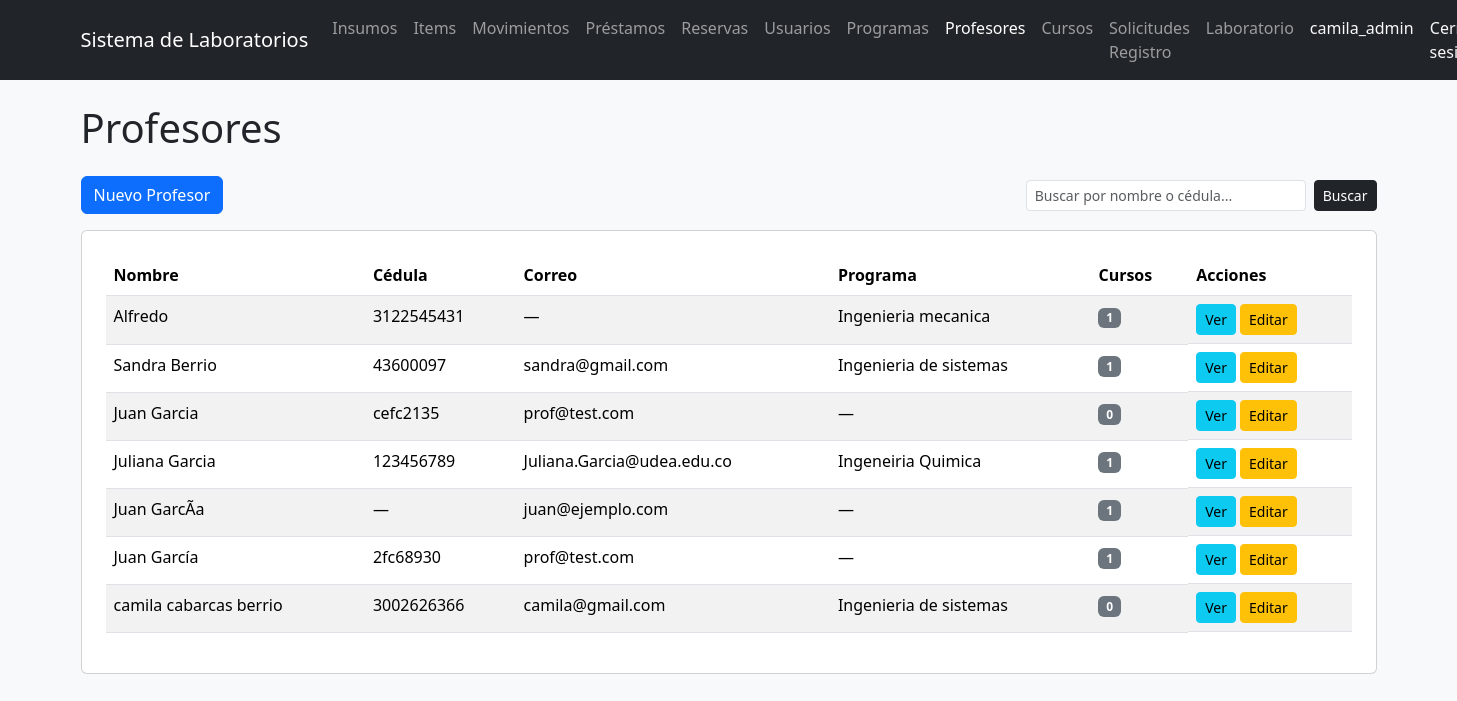
Page /usuarios/profesores/ (signed in) on the earlier database version.
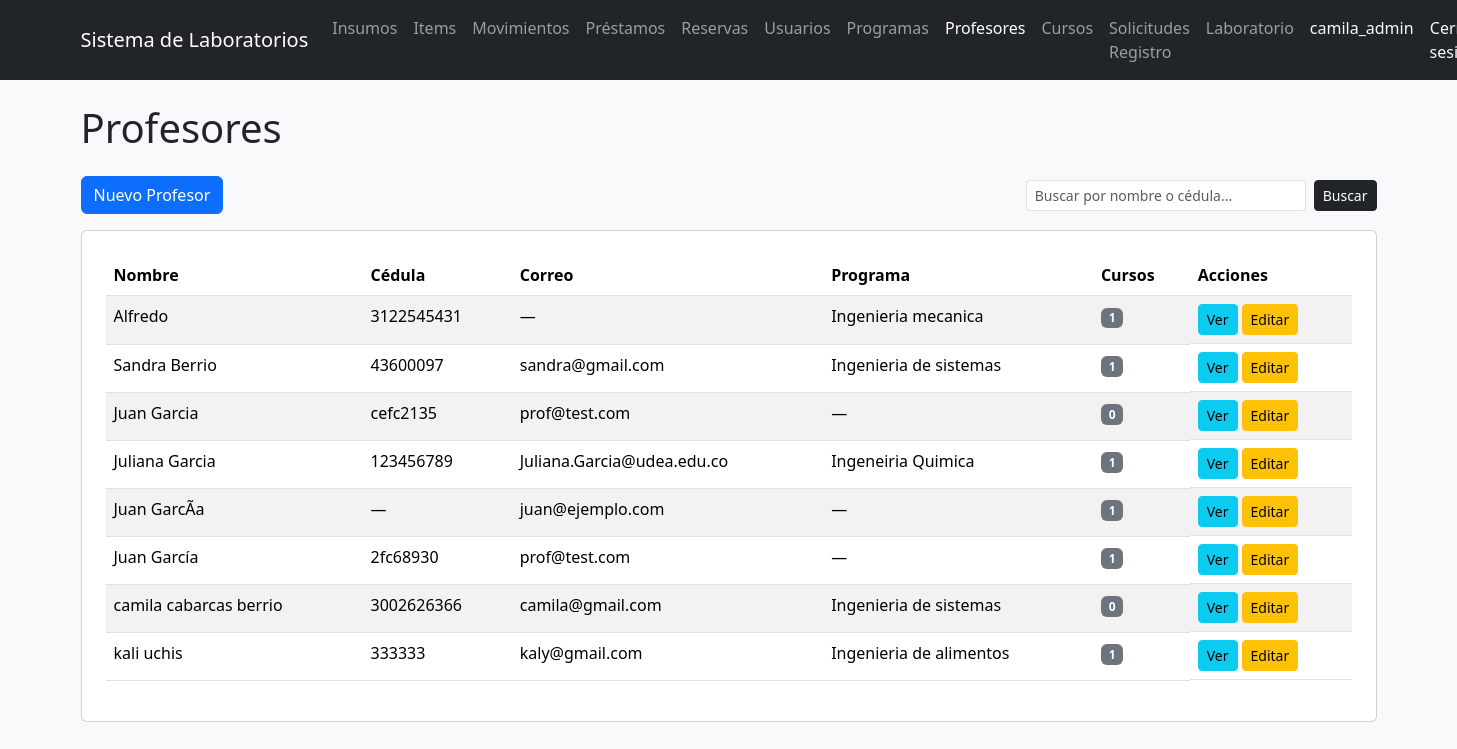
Same page on the later database version.
### users/models.py (models this page shows, shortened)
class Usuario(AbstractUser):
    codigo = models.CharField(max_length=50, unique=True, blank=True)
    programa = models.CharField(max_length=100, blank=True)
    rol = models.ForeignKey(
        Rol,
        on_delete=models.CASCADE,
        null=True,
        blank=True
    )

### users/views.py (the view, shortened to what this page needs)
# urls.py: path('profesores/', lista_profesores, name='lista_profesores'),
@rol_requerido('Administrador', 'Encargado')
def lista_profesores(request):
    q = request.GET.get('q', '').strip()
    profesores = Usuario.objects.filter(rol__nombre='Docente').order_by('last_name', 'first_name')
    return render(request, 'usuarios/lista_profesores.html', {
        'profesores': profesores,
        'q': q,
    })

### config/context_processors.py (called while the page is built)
def notificaciones_admin(request):
    if not request.user.is_authenticated:
        return {}
    try:
        rol = request.user.rol.nombre
    except Exception:
        return {}
    if rol not in ('Administrador', 'Encargado'):
        return {}
    from solicitudes.models import SolicitudRegistroProfesor, SolicitudRegistroCurso
    return {
        'notif_profesores': SolicitudRegistroProfesor.objects.filter(
            estado='pendiente'
        ).count(),
        'notif_cursos': SolicitudRegistroCurso.objects.filter(
            estado='pendiente',
            solicitud_profesor__estado='aprobada'
        ).count(),
    }

### templates/usuarios/lista_profesores.html (shortened to what this page needs)
{% extends 'base_general.html' %}
{% block contenido %}
<h1 class="mb-4">Profesores</h1>
<div class="d-flex justify-content-between align-items-center mb-3">
    <a href="/usuarios/profesores/crear/" class="btn btn-primary">Nuevo Profesor</a>
    <form method="GET" class="d-flex gap-2">
        <input type="text" name="q" value="{{ q }}" class="form-control form-control-sm"
               placeholder="Buscar por nombre o cédula..." style="width: 280px;">
        <button type="submit" class="btn btn-dark btn-sm">Buscar</button>
    </form>
</div>
<div class="card p-4">
    <div class="table-responsive">
        <table class="table table-striped">
            <thead>
                <tr>
                    <th>Nombre</th>
                    <th>Cédula</th>
                    <th>Correo</th>
                    <th>Programa</th>
                    <th>Cursos</th>
                    <th>Acciones</th>
                </tr>
            </thead>
            <tbody>
                {% for profesor in profesores %}
                <tr>
                    <td>{{ profesor.get_full_name|default:profesor.username }}</td>
                    <td>{{ profesor.codigo|default:"—" }}</td>
                    <td>{{ profesor.email|default:"—" }}</td>
                    <td>{{ profesor.programa|default:"—" }}</td>
                    <td>
                        <span class="badge bg-secondary">{{ profesor.curso_set.count }}</span>
                    </td>
                    <td class="d-flex gap-1">
                        <a href="/usuarios/profesores/{{ profesor.id }}/"
                           class="btn btn-info btn-sm">Ver</a>
                        <a href="/usuarios/profesores/{{ profesor.id }}/editar/"
                           class="btn btn-warning btn-sm">Editar</a>
                    </td>
                </tr>
                {% empty %}
                <tr>
                    <td colspan="6" class="text-center text-muted py-3">
                        No se encontraron profesores{% if q %} con "{{ q }}"{% endif %}.
                    </td>
                </tr>
                {% endfor %}
            </tbody>
        </table>
    </div>
</div>
{% endblock %}

Differences in the rows shown:
added Usuario: get_full_name "kali uchis", codigo "333333", email "kaly@gmail.com", programa "Ingenieria de alimentos", curso_set.count "1"
